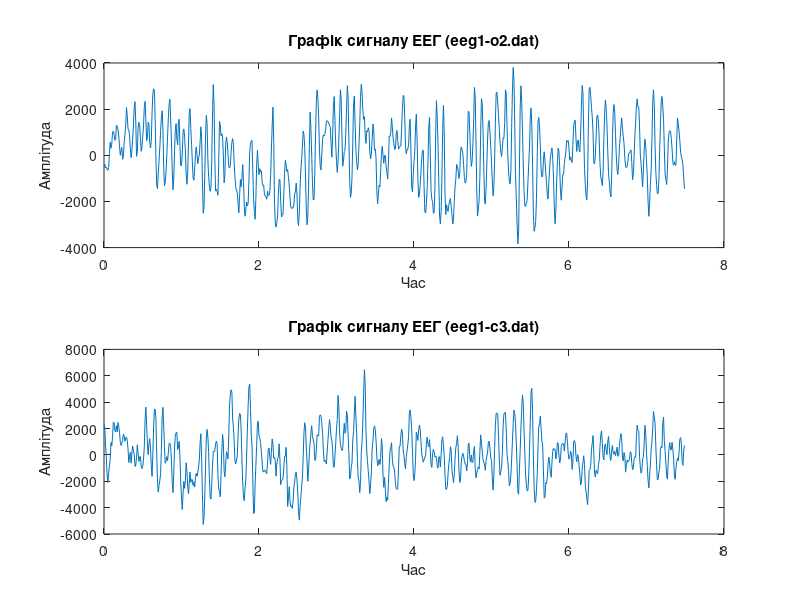
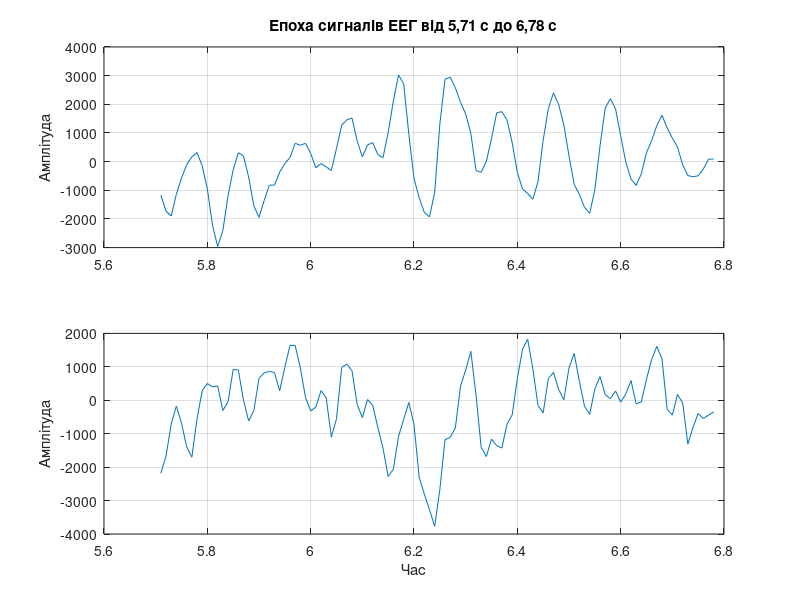

Recreate these plots in MATLAB, in order. (Note: this script raises an error after producing the figures.)

%=== Завдання #3.1 ===
% Завантаження сигналу ЕЕГ файл (eeg1-o2.dat)
fs = 100;
eeg_1 = load('eeg1-o2.dat');
eeg1 = detrend(eeg_1);
t_1 = (0:length(eeg1)-1)/fs;
figure(14)
subplot(2, 1, 1); plot(t_1, eeg1);
title('Графік сигналу ЕЕГ (eeg1-o2.dat)');
xlabel('Час'); ylabel('Амплітуда');

% Завантаження сигналу ЕЕГ файл (eeg1-c3.dat)
eeg_2 = load('eeg1-c3.dat');
eeg2 = detrend(eeg_2);
t_2 = (0:length(eeg2)-1)/fs;
subplot(2, 1, 2); plot(t_2, eeg2);
title('Графік сигналу ЕЕГ (eeg1-c3.dat)');
xlabel('Час'); ylabel('Амплітуда');

%=== Завдання #3.2 ===
% Виділення епохи сигналів ЕЕГ від t1 = 5,71 с до t2 = 6,78 с
t1 = 5.71;
t2 = 6.78;
n1 = fix(t1*fs)+1;
n2 = fix(t2*fs)+1;
figure(15)
subplot(2,1,1); plot(t_1(n1:n2), eeg1(n1:n2)), grid on;
title('Епоха сигналів ЕЕГ від 5,71 с до 6,78 с'); ylabel('Амплітуда');
subplot(2,1,2); plot(t_2(n1:n2), eeg2(n1:n2)), grid on;
xlabel('Час'); ylabel('Амплітуда');

%=== Завдання #3.3 ===
% Обчислення ВКФ сигналів ЕЕГ
vkf = xcorr(eeg1, eeg2, maxlag);
figure(16)
plot(vkf);
title('ВКФ сигналів ЕЕГ');
xlabel('Відліки'); ylabel('Значення');

%=== Завдання #3.4 ===
% Обчислення взаємної спектральної щільності сигналів ЕЕГ
Sx = abs(fft(vkf)/length(vkf));
Sy = Sx(1:length(vkf)/2+1);
Sy(2:end-1) = 2*Sy(2:end-1);
f = fs*(0:(length(vkf)/2))/length(vkf);
figure(17)
plot(f,Sy), grid on;
title('Спектральна щільність сигналу ЕЕГ');
xlabel('Частота'); ylabel('Значення');
